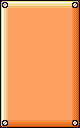

A level layout from a 2D game, rendered from its tile map. Below: a short description, then the map file with its tile-grid data intact:
An orthogonal 5x8 tile map with 16x16 px tiles, 1 tile layer (圖塊層 1).

<map version="1.10" tiledversion="1.10.2" orientation="orthogonal" renderorder="right-down" width="5" height="8" tilewidth="16" tileheight="16" infinite="0" nextlayerid="2" nextobjectid="1">
 <tileset firstgid="1" name="tileset" tilewidth="16" tileheight="16" tilecount="1204" columns="43">
  <image source="../effects_UI_tiles/tileset.png" width="688" height="450" />
 </tileset>
 <layer id="1" name="圖塊層 1" width="5" height="8">
  <data encoding="csv">
17,18,18,18,19,
60,1054,1054,1054,62,
60,1054,1054,1054,62,
60,1054,1054,1054,62,
60,1054,1054,1054,62,
60,1054,1054,1054,62,
60,1054,1054,1054,62,
103,104,104,104,105
</data>
 </layer>
</map>
